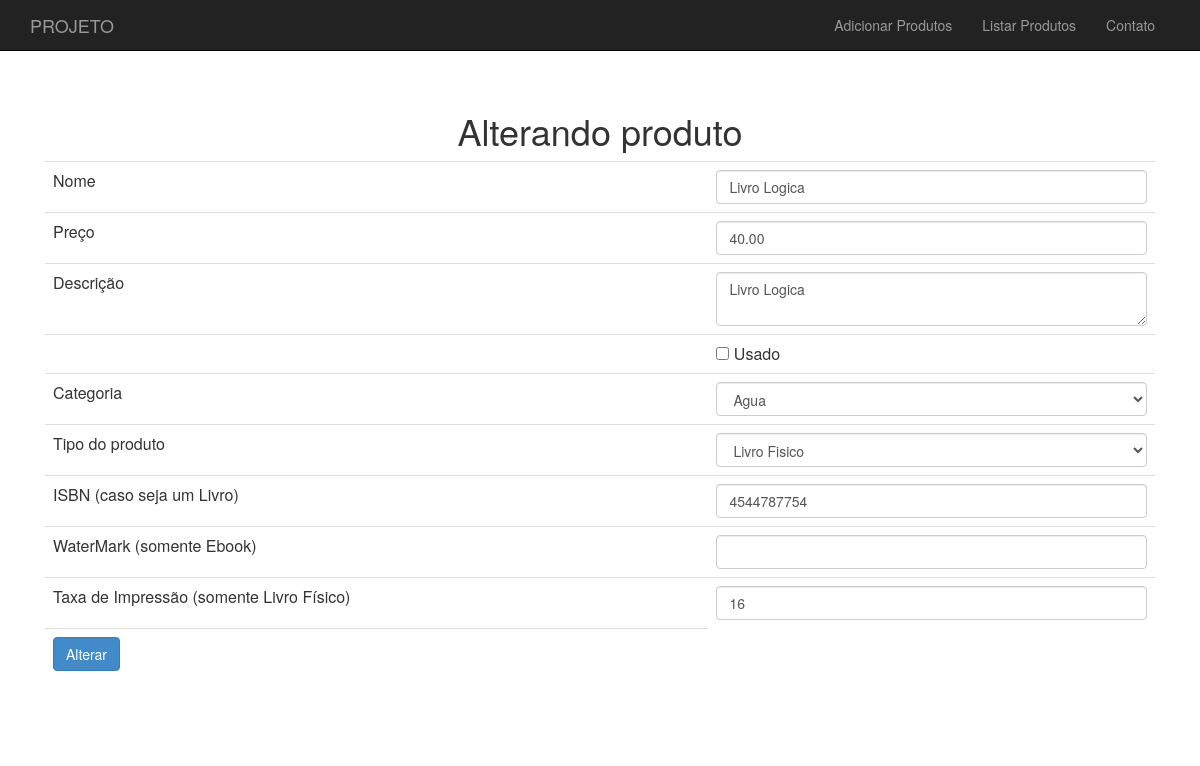
Page /loja/produto-altera-formulario.php?id=16 on the committed database.
### tables this page shows
CREATE TABLE `produtos` (
  `id` int(11) NOT NULL,
  `nome` varchar(255) DEFAULT NULL,
  `descricao` text NOT NULL,
  `preco` decimal(10,2) DEFAULT NULL,
  `usado` tinyint(1) NOT NULL,
  `categoria_id` int(11) DEFAULT NULL,
  `isbn` varchar(255) DEFAULT NULL,
  `tipoProduto` varchar(255) DEFAULT NULL,
  `waterMark` varchar(255) DEFAULT NULL,
  `taxaImpressao` varchar(255) DEFAULT NULL
);

### loja/class/ProdutoDao.php (called while the page is built, shortened)
<?php
class ProdutoDao {
	private $conexao;
	function __construct($conexao){
		$this->conexao = $conexao;
	}
function buscaProduto($id) {
	$query = "select * from produtos where id = {$id}";
	$resultado = mysqli_query($this->conexao, $query);
	$produto_buscado = mysqli_fetch_assoc($resultado);
    $tipoProduto = $produto_buscado['tipoProduto'];
    $produto_id = $produto_buscado['id'];
    $categoria_id = $produto_buscado['categoria_id'];
    $factory = new ProdutoFactory();
    $produto = $factory->criaPor($tipoProduto, $produto_buscado);
    $produto->atualizaBaseadoEm($produto_buscado);
    $produto->setId($produto_id);
    $produto->getCategoria()->setId($categoria_id);
	return $produto;
}
}
?>

### loja/class/ProdutoFactory.php (called while the page is built)
<?php
class ProdutoFactory {
	private $classes = array("Produto", "Ebook", "LivroFisico");
	function criaPor($tipoProduto, $params){
		$nome = $params['nome'];
		$preco = $params['preco'];
		$descricao = $params['descricao'];
		$usado = $params['usado'];
		$categoria = new Categoria();
		if(in_array($tipoProduto, $this->classes)){
			return new $tipoProduto($nome, $preco, $descricao, $usado, $categoria);
		} else {
			return new Produto($nome, $preco, $descricao, $usado, $categoria);
		}
	}
}

### loja/class/Produto.php (called while the page is built, shortened)
<?php
class Produto {
    private $nome;
    private $preco;
    private $descricao;
    private $usado;
    private $categoria;
    function __construct($nome, $preco, $descricao, $usado, Categoria $categoria){
        $this->nome = $nome;
        $this->preco = $preco;
        $this->descricao = $descricao;
        $this->usado = $usado;
        $this->categoria = $categoria;
    }
    public function getNome(){
    	return $this->nome;
    }
    public function getDescricao(){
    	return $this->descricao;
    }
    public function getpreco(){
    	return $this->preco;
    }
    public function getUsado(){
    	return $this->usado;
    }
    public function setUsado($usado){
    	$this->usado = $usado;
    }
    public function getCategoria(){
    	return $this->categoria;
    }
    function temIsbn(){
        return $this instanceof Livro;
    }
    function temWaterMark(){
        return $this instanceof Ebook;
    }
    function temTaxaImpressao(){
        return $this instanceof LivroFisico;
    }
}

### loja/class/CategoriaDao.php (called while the page is built)
<?php
class CategoriaDao {
	private $conexao;
	function __construct($conexao){
		$this->conexao = $conexao;
	}
	function listaCategorias() {
	$categorias = array();
	$query = "select * from categorias";
	$resultado = mysqli_query($this->conexao, $query);
	while($categoria_array = mysqli_fetch_assoc($resultado)) {
        $categoria = new Categoria();
        $categoria->setId($categoria_array['id']);
		$categoria->setNome($categoria_array['nome']);
        array_push($categorias, $categoria);
	}
	return $categorias;
}
}
?>

### loja/class/Categoria.php (called while the page is built)
<?php
class Categoria {
    private $id;
    private $nome;
    public function getId(){
    	return $this->id;
    }
    public function setId($id){
    	$this->id = $id;
    }
    public function getNome(){
    	return $this->nome;
    }
    public function setNome($nome){
    	$this->nome = $nome;
    }
}

### loja/class/Livro.php (called while the page is built, shortened)
<?php
abstract class Livro extends Produto {
	private $isbn;
    public function getIsbn(){
        return $this->isbn;
    }
    public function setIsbn($isbn){
        $this->isbn = $isbn;
    }
}
 ?>

### loja/class/LivroFisico.php (called while the page is built)
<?php
class LivroFisico extends Livro {
	private $taxaImpressao;
	public function getTaxaImpressao() {
		return $this->taxaImpressao;
	}
	public function setTaxaImpressao($taxaImpressao) {
		$this->taxaImpressao = $taxaImpressao;
	}
}

### loja/produto-formulario-base.php (the view)
<tr>
	<td>Nome</td>
	<td>
		<input class="form-control" type="text" name="nome"
		value="<?=$produto->getNome()?>">
	</td>
</tr>
<tr>
	<td>Preço</td>
	<td>
		<input class="form-control" type="number" step="0.01" name="preco"
		value="<?=$produto->getPreco()?>">
	</td>
</tr>
<tr>
	<td>Descrição</td>
	<td>
		<textarea class="form-control" name="descricao"><?=$produto->getDescricao()?></textarea>
	</td>
</tr>
<tr>
	<td></td>
	<td><input type="checkbox" name="usado" <?=$produto->getUsado()?> value="true"> Usado
</tr>
<tr>
	<td>Categoria</td>
	<td>
		<select name="categoria_id" class="form-control">
			<?php
			foreach($categorias as $categoria) :
				$essaEhACategoria = $produto->getCategoria()->getId() == $categoria->getId();
				$selecao = $essaEhACategoria ? "selected='selected'" : "";
			?>
			<option value="<?=$categoria->getId()?>" <?=$selecao?>>
				<?=$categoria->getNome()?>
			</option>
			<?php
			endforeach
			?>
		</select>
	</td>
</tr>
<tr>
	<td>Tipo do produto</td>
	<td>
		<select name="tipoProduto" class="form-control">
			<?php
			$tipos = array("Produto", "Livro Fisico", "Ebook");
			foreach($tipos as $tipo) :
				$tipoSemEspaco = str_replace(' ', '', $tipo);
				$esseEhOTipo = get_class($produto) == $tipoSemEspaco;
				$selecaoTipo = $esseEhOTipo ? "selected='selected'" : "";
			?>
				<?php if ($tipo == "Livro Fisico") : ?>
					<optgroup label="Livros">
				<?php endif ?>
						<option value="<?=$tipoSemEspaco?>" <?=$selecaoTipo?>>
							<?=$tipo?>
						</option>
				<?php if ($tipo == "Ebook") : ?>
					</optgroup>
				<?php endif ?>
			<?php endforeach ?>
		</select>
	</td>
</tr>
<tr>
    <td>ISBN (caso seja um Livro)</td>
    <td>
        <input type="text" name="isbn" class="form-control"
            value="<?php if ($produto->temIsbn()) { echo $produto->getIsbn(); } ?>" />
    </td>
</tr>
<tr>
    <td>WaterMark (somente Ebook)</td>
    <td>
        <input type="text" class="form-control" name="waterMark"
            value="<?php if ($produto->temWaterMark()) { echo $produto->getWaterMark(); } ?>" />
    </td>
</tr>
<tr>
    <td>Taxa de Impressão (somente Livro Físico)</td>
    <td>
        <input type="text" class="form-control" name="taxaImpressao"
            value="<?php if ($produto->temTaxaImpressao()) { echo $produto->getTaxaImpressao(); } ?>" />
    </td>
</tr>

### loja/css/estilos.css (style rules this page uses)
* { margin: 0; padding: 0; -box-sizing: border-box; -webkit--box-sizing: border-box; -moz--box-sizing: border-box; }

### rows in the picture
produtos: nome "Livro Logica", preco "40.00", descricao "Livro Logica", isbn "4544787754", taxaImpressao "16"

### other values in the picture
form field categoria_id "Agua"
form field tipoProduto "Livro Fisico"
